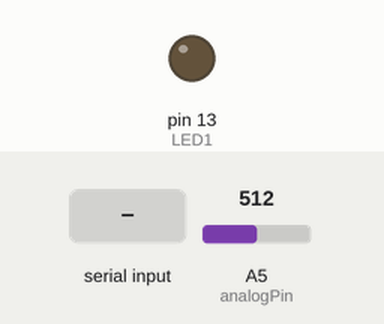
The sketch below on a simulated Arduino Uno, built with avr-gcc and run on an emulated ATmega328P. Shown: output pins drawn as LEDs (lit = HIGH). Inputs (shaded band) come from the test bench; at power-on: A5 (analogPin) = 512. What the sketch prints to the serial monitor is not drawn.

Above: at 1.2 s.
1.3 s: "1" received over Serial
At 1.7 s:
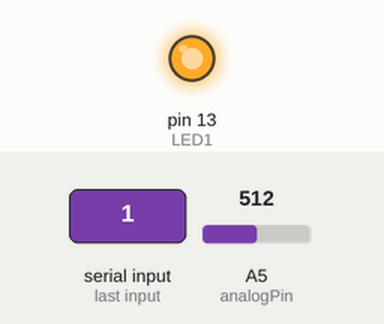
2.8 s: "0" received over Serial
At 4.0 s:
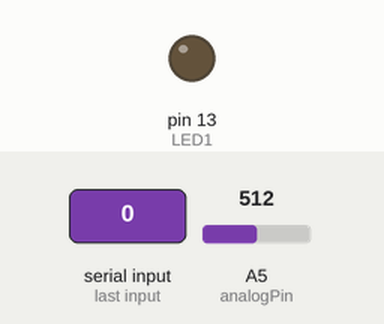
Timing chart, 0 to 5.8 s (numbered marks = the images above; inputs shaded):
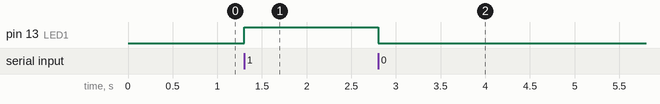

Measured:
- after the input at 1.3 s, pin 13 (LED1): LOW → HIGH at once
- after the input at 2.8 s, pin 13 (LED1): HIGH → LOW at once

The sketch:

sketch_feb21a.ino
```cpp
int analogPin = A5;
int count=0;
long count_sec;
int LED1 = 13 ;
int memon = 0 ;
int memoff = 0 ;

void setup() {
  pinMode (LED1,OUTPUT);
  Serial.begin(115200);
}

void loop() {

int val = analogRead(analogPin);
  //Serial.println(val);


  if (Serial.available() > 0 ){
    char key = Serial.read();
    if (key ==  '1'){
      digitalWrite(LED1,HIGH);
    }
    else {digitalWrite(LED1,LOW);}
  }
   if (val >= 500 &&  memon == 0 ){
    delay(500);
    Serial.print("1");
    memon = 1;
    memoff = 0;

  }
   if (val < 500 && memoff == 0){
    delay(500);
    Serial.print("0");
     memon = 0;
     memoff = 1;
  }
}
```
